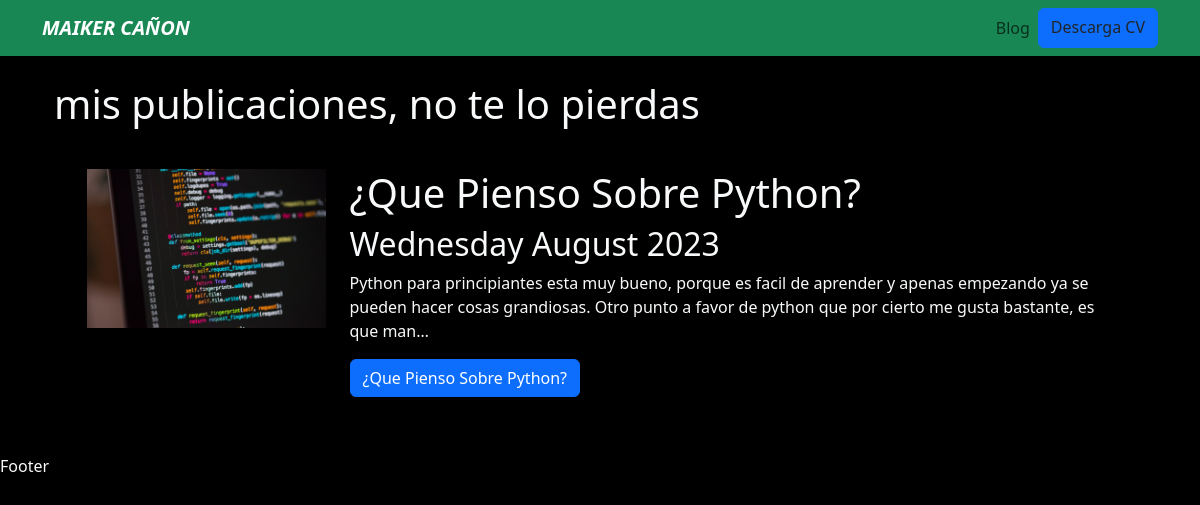
Screenshot of /blog/ with the database file from the repository.
### blog/models.py (models this page shows)
class Post(models.Model):
    title=models.CharField(max_length=200)
    description=models.TextField()
    imagen=models.ImageField(upload_to='blog/images/')
    date=models.DateField(datetime.date.today)
    objects=models.Manager()

### blog/views.py (the view)
# urls.py: path('',mis_posts,name='posts'),
def mis_posts(request):
    plasmar_en_html=Post.objects.all()
    return render(request, 'posts.html', {'post':plasmar_en_html})

### blog/templates/posts.html
{%extends 'layout.html'%}
{%block content%}
    <h1>mis publicaciones, no te lo pierdas</h1>
    {%for pos in post%}
   <div class="p-3">
    <div class="card card-body bg-black">
        <div class="row">
            <div class="col-3">
                <img src="{{pos.imagen.url}}"class="img-fluid" alt="imagen cargando">
            </div>
            <div class="col-9">
                <h1>{{pos.title}}</h1>
                <h2>{{pos.date| date:' l F o '}}</h2>
                <p>{{pos.description|striptags| truncatechars:200 }}</p>
                <a href="{% url 'blog:post_detail' pos.id %}" class="btn btn-primary">{{pos.title}}</a>
            </div>
        </div>
    </div>
   </div>
    {%endfor%}
{%endblock%}

### portafolio/static/portafolio/main.css (style rules this page uses)
body { background: #000; }
.bg-black { background-color: #000; }

### rows the page displays
Post: imagen (picture), title "¿Que Pienso Sobre Python?", date "Wednesday August 2023", description "Python para principiantes esta muy bueno, porque es facil de aprender y apenas empezando ya se pueden hacer cosas grandiosas. Otro punto a favor de python que por cierto me gusta bastante, es que man…"
